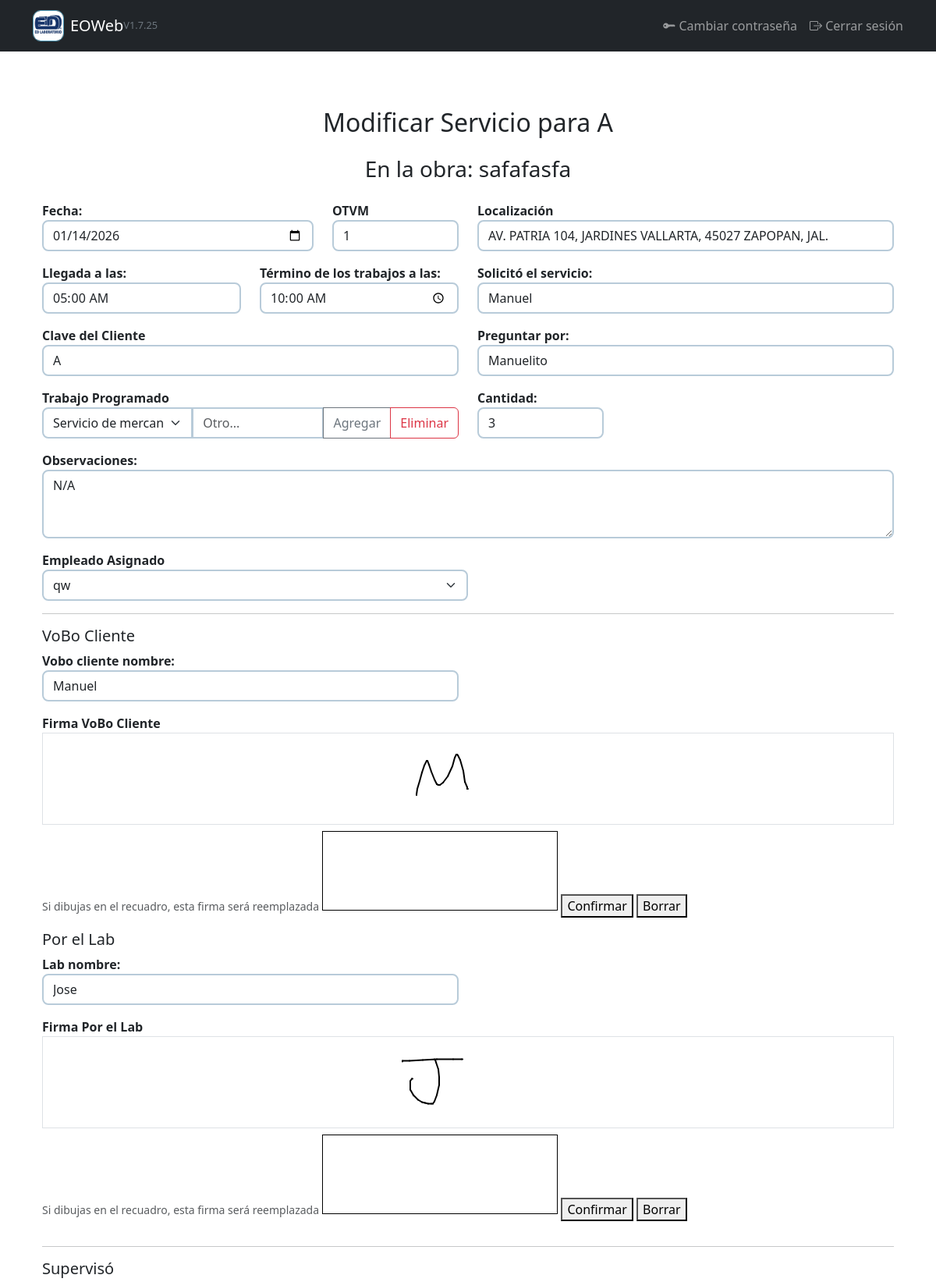
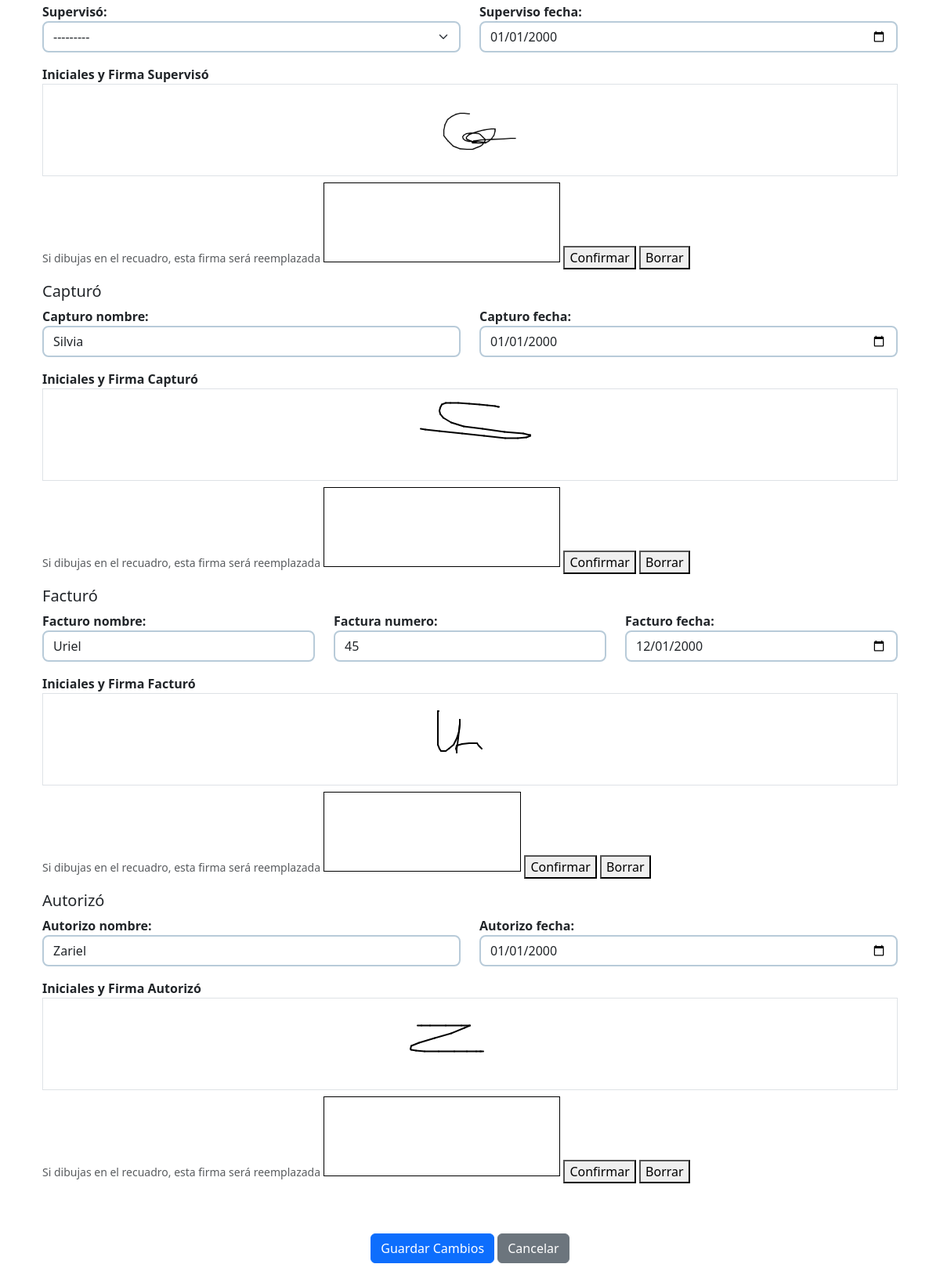
/servicios/modificar/1/ (signed in), run on the app's committed database (2 pictures, top to bottom).
### gestion/models.py (models this page shows, shortened)
class Servicio(models.Model):
    obra = models.ForeignKey(Obra, on_delete=models.CASCADE, related_name='servicios')
    fecha = models.DateField()
    otvm = models.PositiveIntegerField("O.T.V.M.",editable=False)
    llegada = models.TimeField("Llegada a las")
    termino = models.TimeField("Término de los trabajos a las")
    solicitante = models.CharField("Solicitó el servicio", max_length=100)
    preguntar_por = models.CharField("Preguntar por", max_length=100)
    trabajo_realizado = models.ForeignKey(TrabajoRealizado, on_delete=models.SET_NULL, null=True,verbose_name="Trabajo programado")
    cantidad = models.IntegerField()
    observaciones = models.TextField(blank=True)
    clave_cliente = models.CharField("Clave Cliente", max_length=100)  # se puede llenar desde obra.cliente.clave
    localizacion = models.CharField("Localización", max_length=150) # se puede llenar desde obra.localizacion
    vobo_cliente_nombre = models.CharField(max_length=100)
    vobo_cliente_firma = models.ImageField(upload_to="firmas/", blank=True, null=True)
    lab_nombre = models.CharField(max_length=100)
    lab_firma = models.ImageField(upload_to="firmas/", blank=True, null=True)
    superviso_nombre = models.CharField(max_length=100, blank=True, null=True)
    superviso_firma = models.ImageField(upload_to='firmas/', null=True, blank=True)
    superviso_fecha = models.DateField()
    capturo_nombre = models.CharField(max_length=100)
    capturo_firma = models.ImageField(upload_to='firmas/', null=True, blank=True)
    capturo_fecha = models.DateField()
    facturo_nombre = models.CharField(max_length=100)
    facturo_firma = models.ImageField(upload_to='firmas/', null=True, blank=True)
    factura_numero = models.CharField(max_length=20, blank=True)
    facturo_fecha = models.DateField()
    autorizo_nombre = models.CharField(max_length=100)
    autorizo_firma = models.ImageField(upload_to='firmas/', null=True, blank=True)
    autorizo_fecha = models.DateField()
    empleado_asignado = models.ForeignKey(
        User,
        on_delete=models.SET_NULL,
        null=True,
        blank=True,
        related_name='servicios_asignados'
    )

class Obra(models.Model):
    cliente = models.ForeignKey(Cliente, on_delete=models.CASCADE, related_name='obras')
    clave_obra = models.CharField("Clave Obra", max_length=20)
    nombre = models.CharField("Nombre de la Obra", max_length=150)
    atencion_a = models.CharField("Atención a", max_length=255, blank=True)
    localizacion = models.CharField("Localización", max_length=150, blank=True)

class Cliente(models.Model):
    clave = models.CharField(max_length=100, unique=True, null=True, blank=True)
    nombre = models.CharField("Nombre", max_length=255)
    calle = models.CharField("Calle", max_length=100, blank=True, null=True)
    numero_exterior = models.CharField("Número exterior", max_length=5, blank=True, null=True)
    numero_interior = models.CharField("Número interior", max_length=5, blank=True, null=True)
    colonia = models.CharField("Colonia", max_length=100)
    codigo_postal = models.CharField("Código Postal", max_length=10, blank=True)
    ciudad = models.CharField("Ciudad", max_length=100)
    telefono = models.CharField("Teléfono 1", max_length=10, blank=True)
    extension = models.CharField("Extensión", max_length=3, blank=True, null=True)
    telefono2 = models.CharField("Teléfono 2", max_length=10, blank=True, null=True)
    movil = models.CharField("Móvil", max_length=10, blank=True, null=True)
    atencion_a = models.CharField("Atención a", max_length=255, blank=True)
    obra = models.CharField("Obra", max_length=150)
    localizacion = models.CharField("Localización", max_length=150, blank=True)
    correo = models.EmailField("Correo", blank=True)

class TrabajoRealizado(models.Model):
    nombre = models.CharField("Trabajo realizado", max_length=100, unique=True)

### gestion/views.py (the view)
# urls.py: path('servicios/modificar/<int:servicio_id>/', views.modificar_servicio, name='modificar_servicio'),
@login_required
def modificar_servicio(request, servicio_id):
    servicio = get_object_or_404(Servicio, id=servicio_id)
    trabajos = TrabajoRealizado.objects.all()
    if request.method == "POST":
        post_data = request.POST.copy()
        trabajo_seleccionado = post_data.get('trabajo_realizado', '')
        if trabajo_seleccionado.startswith("nuevo_"):
            nombre_trabajo = trabajo_seleccionado.replace("nuevo_", "")
            trabajo_obj, created = TrabajoRealizado.objects.get_or_create(nombre=nombre_trabajo)
            post_data['trabajo_realizado'] = str(trabajo_obj.id)
        form = ServicioForm(post_data, request.FILES, instance=servicio)
        form.fields['trabajo_realizado'].queryset = TrabajoRealizado.objects.all()  # importante
        if form.is_valid():
            servicio = form.save(commit=False)
            if servicio.pk:
                llegada_original = Servicio.objects.get(pk=servicio.pk).llegada
                servicio.llegada = llegada_original
            supervisor = form.cleaned_data.get('supervisor_usuario')
            if supervisor:
                servicio.superviso_nombre = supervisor.username
            servicio.save()
            if request.user.groups.filter(name="Empleado").exists():
                servicio.empleado_asignado = request.user
            def guardar_firma(servicio_obj, data, campo_name):
                if data and "base64," in data:
                    try:
                        formato, imgstr = data.split(';base64,')
                        ext = formato.split('/')[-1]
                        archivo = ContentFile(base64.b64decode(imgstr), name=f"{uuid.uuid4()}.{ext}")
                        setattr(servicio_obj, campo_name, archivo)
                    except Exception as e:
                        print(f"[ERROR] No se pudo guardar {campo_name}: {e}")
            guardar_firma(servicio, post_data.get('firma_superviso_data'), 'superviso_firma')
            guardar_firma(servicio, post_data.get('firma_capturo_data'), 'capturo_firma')
            guardar_firma(servicio, post_data.get('firma_facturo_data'), 'facturo_firma')
            guardar_firma(servicio, post_data.get('firma_autorizo_data'), 'autorizo_firma')
            guardar_firma(servicio, post_data.get('firma_vobo_cliente_data'), 'vobo_cliente_firma')
            guardar_firma(servicio, post_data.get('firma_lab_data'), 'lab_firma')
            servicio.save()
            return redirect("detalle_servicio", servicio_id=servicio.id)
    else:
        form = ServicioForm(instance=servicio)
    return render(request, "gestion/modificar_servicio.html", {
        "form": form,
        "servicio": servicio,
        "trabajos": trabajos
    })

### gestion/templates/gestion/modificar_servicio.html (shortened to what this page needs)
{% extends "gestion/base.html" %}
{% load static %}
{% block content %}
<div class="container mt-5">
  <h2 class="mb-4 text-center">Modificar Servicio para {{ form.instance.obra.cliente.nombre }}</h2>
  <h3 class="mb-4 text-center">En la obra: {{ form.instance.obra.nombre }}</h3>
  <form method="POST" enctype="multipart/form-data" class="needs-validation" novalidate>
    <div class="row align-items-end">
      <div class="col-md-4 mb-3">
        {{ form.fecha.label_tag }} {{ form.fecha }}
      </div>
      <div class="col-md-2 mb-3">
        <label>OTVM</label>
        <input type="text"
              class="form-control"
              value="{{ form.instance.otvm }}"
              readonly>
      </div>
      <div class="col-md-6 mb-3">
        <label for="localizacion">Localización</label>
        <input type="text" class="form-control" id="localizacion" value="{{ form.instance.obra.localizacion }}" readonly>
      </div>
      <div class="col-md-3 mb-3">
        {{ form.llegada.label_tag }} {{ form.llegada }}
      </div>
      <div class="col-md-3 mb-3">
        {{ form.termino.label_tag }} {{ form.termino }}
      </div>
      <div class="col-md-6 mb-3">
        {{ form.solicitante.label_tag }} {{ form.solicitante }}
      </div>
      <div class="col-md-6 mb-3">
        <label for="clave_cliente">Clave del Cliente</label>
        <input type="text" class="form-control" id="clave_cliente" value="{{ form.instance.obra.cliente.clave }}" readonly>
      </div>
      <div class="col-md-6 mb-3">
        {{ form.preguntar_por.label_tag }} {{ form.preguntar_por }}
      </div>
      <div class="col-md-6 mb-3">
        <label for="trabajo_realizado">Trabajo Programado</label>
        <div class="input-group">
          <select id="trabajo_realizado" name="trabajo_realizado" class="form-select">
            {% for trabajo in trabajos %}
              <option value="{{ trabajo.id }}" {% if form.instance.trabajo_realizado.id == trabajo.id %}selected{% endif %}>{{ trabajo.nombre }}</option>
            {% endfor %}
          </select>
          <input type="text" id="nuevo_trabajo" class="form-control" placeholder="Otro...">
          <button type="button" class="btn btn-outline-secondary" onclick="agregarTrabajo()">Agregar</button>
          <button type="button" class="btn btn-outline-danger" onclick="eliminarTrabajo()">Eliminar</button>
        </div>
      </div>
      <div class="col-md-2 mb-3">
        {{ form.cantidad.label_tag }} {{ form.cantidad }}
      </div>
    </div>
    <div class="mb-3">
      {{ form.observaciones.label_tag }} {{ form.observaciones }}
    </div>
    <div class="col-md-6 mb-3">
      <label for="empleado_asignado">Empleado Asignado</label>
      <select name="empleado_asignado" id="empleado_asignado" class="form-select">
        {% for empleado in form.fields.empleado_asignado.queryset %}
          <option value="{{ empleado.id }}"
            {% if form.instance.empleado_asignado and form.instance.empleado_asignado.id == empleado.id %}selected{% endif %}>
            {{ empleado.username }}
          </option>
        {% endfor %}
      </select>
    </div>
    <hr>
    <h5>VoBo Cliente</h5>
    <div class="row">
      <div class="col-md-6 mb-3">
        {{ form.vobo_cliente_nombre.label_tag }} {{ form.vobo_cliente_nombre }}
      </div>
      <div class="col-md-12 mb-3">
        <label>Firma VoBo Cliente</label><br>
        {% if form.instance.vobo_cliente_firma %}
          <div class="border mb-2 p-2 text-center">
            <img src="{{ form.instance.vobo_cliente_firma.url }}" alt="Firma actual" style="max-height:100px;">
          </div>
          <small class="text-muted">Si dibujas en el recuadro, esta firma será reemplazada</small>
        {% endif %}
        <canvas id="canvas_vobo_cliente" width="300" height="100" style="border:1px solid #000;"></canvas>
        <button type="button" onclick="guardarFirma('canvas_vobo_cliente', 'firma_vobo_cliente_data')">Confirmar</button>
        <button type="button" onclick="clearCanvas('canvas_vobo_cliente')">Borrar</button>
      </div>
    </div>
    <h5>Por el Lab</h5>
    <div class="row">
      <div class="col-md-6 mb-3">
        {{ form.lab_nombre.label_tag }} {{ form.lab_nombre }}
      </div>
      <div class="col-md-12 mb-3">
        <label>Firma Por el Lab</label><br>
        {% if form.instance.lab_firma %}
          <div class="border mb-2 p-2 text-center">
            <img src="{{ form.instance.lab_firma.url }}" alt="Firma actual" style="max-height:100px;">
          </div>
          <small class="text-muted">Si dibujas en el recuadro, esta firma será reemplazada</small>
        {% endif %}
        <canvas id="canvas_lab" width="300" height="100" style="border:1px solid #000;"></canvas>
        <button type="button" onclick="guardarFirma('canvas_lab', 'firma_lab_data')">Confirmar</button>
        <button type="button" onclick="clearCanvas('canvas_lab')">Borrar</button>
      </div>
    </div>
    <hr>
    <h5>Supervisó</h5>
    <div class="row">
      <div class="col-md-6 mb-3">
        {{ form.superviso_usuario.label_tag }}
        {{ form.superviso_usuario }}
      </div>
      <div class="col-md-6 mb-3">{{ form.superviso_fecha.label_tag }} {{ form.superviso_fecha }}</div>
      <div class="col-md-12 mb-3">
        <label>Iniciales y Firma Supervisó</label><br>
        {% if form.instance.superviso_firma %}
          <div class="border mb-2 p-2 text-center">
            <img src="{{ form.instance.superviso_firma.url }}" alt="Firma actual" style="max-height:100px;">
          </div>
          <small class="text-muted">Si dibujas en el recuadro, esta firma será reemplazada</small>
        {% endif %}
        <canvas id="canvas_superviso" width="300" height="100" style="border:1px solid #000;"></canvas>
        <button type="button" onclick="guardarFirma('canvas_superviso', 'firma_superviso_data')">Confirmar</button>
        <button type="button" onclick="clearCanvas('canvas_superviso')">Borrar</button>
      </div>
    </div>
    <h5>Capturó</h5>
    <div class="row">
      <div class="col-md-6 mb-3">{{ form.capturo_nombre.label_tag }} {{ form.capturo_nombre }}</div>
      <div class="col-md-6 mb-3">{{ form.capturo_fecha.label_tag }} {{ form.capturo_fecha }}</div>
      <div class="col-md-12 mb-3">
        <label>Iniciales y Firma Capturó</label><br>
        {% if form.instance.capturo_firma %}
          <div class="border mb-2 p-2 text-center">
            <img src="{{ form.instance.capturo_firma.url }}" alt="Firma actual" style="max-height:100px;">
          </div>
          <small class="text-muted">Si dibujas en el recuadro, esta firma será reemplazada</small>
        {% endif %}
        <canvas id="canvas_capturo" width="300" height="100" style="border:1px solid #000;"></canvas>
        <button type="button" onclick="guardarFirma('canvas_capturo', 'firma_capturo_data')">Confirmar</button>
        <button type="button" onclick="clearCanvas('canvas_capturo')">Borrar</button>
      </div>
    </div>
    <h5>Facturó</h5>
    <div class="row">
      <div class="col-md-4 mb-3">{{ form.facturo_nombre.label_tag }} {{ form.facturo_nombre }}</div>
      <div class="col-md-4 mb-3">{{ form.factura_numero.label_tag }} {{ form.factura_numero }}</div>
      <div class="col-md-4 mb-3">{{ form.facturo_fecha.label_tag }} {{ form.facturo_fecha }}</div>
      <div class="col-md-12 mb-3">
        <label>Iniciales y Firma Facturó</label><br>
        {% if form.instance.facturo_firma %}
          <div class="border mb-2 p-2 text-center">
            <img src="{{ form.instance.facturo_firma.url }}" alt="Firma actual" style="max-height:100px;">
          </div>
          <small class="text-muted">Si dibujas en el recuadro, esta firma será reemplazada</small>
        {% endif %}
        <canvas id="canvas_facturo" width="250" height="100" style="border:1px solid #000;"></canvas>
        <button type="button" onclick="guardarFirma('canvas_facturo', 'firma_facturo_data')">Confirmar</button>
        <button type="button" onclick="clearCanvas('canvas_facturo')">Borrar</button>
      </div>
    </div>
    <h5>Autorizó</h5>
    <div class="row">
      <div class="col-md-6 mb-3">{{ form.autorizo_nombre.label_tag }} {{ form.autorizo_nombre }}</div>
      <div class="col-md-6 mb-3">{{ form.autorizo_fecha.label_tag }} {{ form.autorizo_fecha }}</div>
      <div class="col-md-12 mb-3">
        <label>Iniciales y Firma Autorizó</label><br>
        {% if form.instance.autorizo_firma %}
          <div class="border mb-2 p-2 text-center">
            <img src="{{ form.instance.autorizo_firma.url }}" alt="Firma actual" style="max-height:100px;">
          </div>
          <small class="text-muted">Si dibujas en el recuadro, esta firma será reemplazada</small>
        {% endif %}
        <canvas id="canvas_autorizo" width="300" height="100" style="border:1px solid #000;"></canvas>
        <button type="button" onclick="guardarFirma('canvas_autorizo', 'firma_autorizo_data')">Confirmar</button>
        <button type="button" onclick="clearCanvas('canvas_autorizo')">Borrar</button>
      </div>
    </div>
    <div class="text-center mt-5">
      <button type="submit" class="btn btn-primary">Guardar Cambios</button>
      <a href="{% url 'ver_servicios' form.instance.obra.id %}" class="btn btn-secondary">Cancelar</a>
    </div>
  </form>
</div>
{% endblock %}

### gestion/static/gestion/css/forms.css (style rules this page uses)
label { font-weight: bold; }
input.form-control, select.form-select, textarea.form-control { border: 2px solid #b8cbd9; border-radius: 8px; box-shadow: none; transition: border-color 0.3s ease; }

### data on the page
Servicio: instance.obra.cliente.nombre "A", instance.obra.nombre "safafasfa", fecha "01/14/2026", instance.otvm "1", instance.obra.localizacion "AV. PATRIA 104, JARDINES VALLARTA, 45027 ZAPOPAN, JAL.", llegada "05:00:00", termino "10:00:00", solicitante "Manuel", instance.obra.cliente.clave "A", preguntar_por "Manuelito", trabajo_realizado "Servicio de mercantiles", cantidad "3", observaciones "N/A", empleado_asignado "qw", vobo_cliente_nombre "Manuel", instance.vobo_cliente_firma (picture), lab_nombre "Jose", instance.lab_firma (picture), superviso_fecha "01/01/2000", instance.superviso_firma (picture), capturo_nombre "Silvia", capturo_fecha "01/01/2000", instance.capturo_firma (picture), facturo_nombre "Uriel", factura_numero "45", facturo_fecha "12/01/2000", instance.facturo_firma (picture), autorizo_nombre "Zariel", autorizo_fecha "01/01/2000", instance.autorizo_firma (picture)
